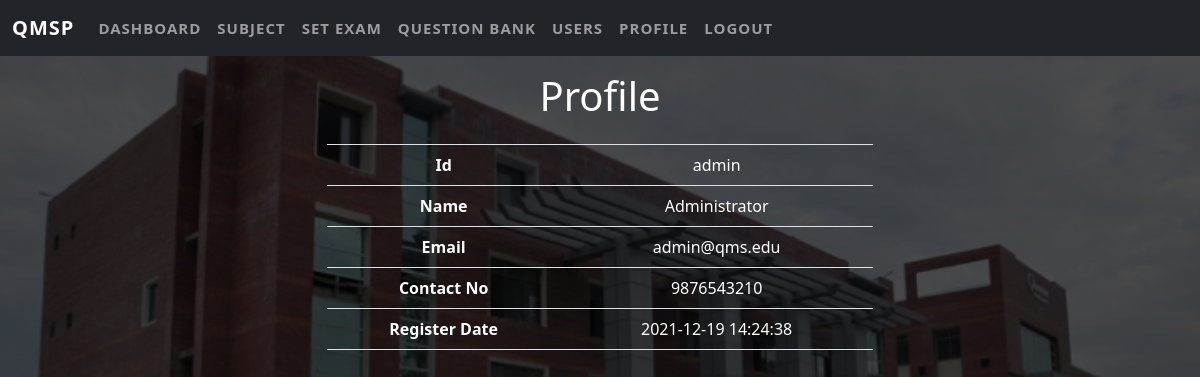
The app's page /profile.php (signed in) with its own data.
### tables this page shows
CREATE TABLE `users` (
  `id` int(11) NOT NULL,
  `firstname` varchar(255) NOT NULL,
  `lastname` varchar(255) NOT NULL,
  `email` varchar(255) NOT NULL,
  `username` varchar(255) NOT NULL,
  `contactNo` varchar(15) NOT NULL,
  `password` varchar(255) NOT NULL,
  `date` timestamp NOT NULL DEFAULT current_timestamp()
);

### DB/profileDB.php (called while the page is built)
<?php
class Profile
{
    private $db;
    function __construct($conn)
    {
        $this->db = $conn;
    }
    public function getProfile($username)
    {
        try {
            $sql = "SELECT * FROM users WHERE username = :username";
            $stmt = $this->db->prepare($sql);
            $stmt->bindparam('username', $username);
            $stmt->execute();
            $results = $stmt->fetch();
            return $results;
        } catch (PDOException $th) {
            echo $th->getMessage();
        }
    }
}

### profile.php (the view, shortened to what this page needs)
<?php
require_once "include/header.php";
?>
<?php
if ($_SESSION['username'] == "admin") {
    include "nav.php";
} else {
    include "nav2.php";
}
?>
<div class="container">
    <h1 class="text-center">Profile</h1>
    <?php
    require_once "DB/dbconnection.php";
    require_once "DB/profileDB.php";
    $id = $_SESSION['id'];
    $profile = new Profile($pdo);
    $result = $profile->getProfile($id);
    ?>
    <div class="row justify-content-md-center text-center">
        <div class="col-lg-6 ">
            <table class="table">
                <tr>
                    <td></td>
                    <td></td>
                </tr>
                <tr>
                    <th>Id</th>
                    <td><?php echo $result['username']; ?></td>
                </tr>
                <tr>
                    <th>Name</th>
                    <td><?php echo $result['firstname'] . ' ' . $result['lastname']; ?></td>
                </tr>
                <tr>
                    <th>Email</th>
                    <td><?php echo $result['email']; ?></td>
                </tr>
                <tr>
                    <th>Contact No</th>
                    <td><?php echo $result['contactNo']; ?></td>
                </tr>
                <tr>
                    <th>Register Date</th>
                    <td><?php echo $result['date']; ?></td>
                </tr>
            </table>
        </div>
    </div>
</div>
<?php require_once "include/footer.php"; ?>

### include/header.php (style rules this page uses)
html, body { height: 100%; }
body { background-image: url('include/bg_qu.png'); background-repeat: no-repeat; background-size: 100%; background-attachment: fixed; }
table tr td, table tr th { color: white; }

### records on screen
users: username "admin", firstname "Administrator", email "admin@qms.edu", contactNo "9876543210", date "2021-12-19 14:24:38"
